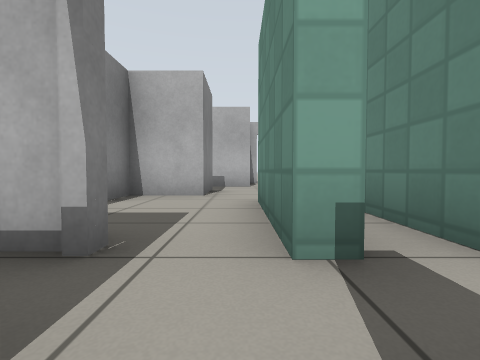
[1] (above)

15 first-person views from a walk through a Gazebo world. The camera is 0.5 m above the floor, tilts 2° down and sees 85° across. The floor is counted in squares, 1 m on a side. Each view is taken from the middle of a square. On the plan, view 1 faces up. The plan holds only what a view shows up to about 9 squares ahead; the rest is blank. Gazebo's built-in surfaces are drawn with simple patterns.

[2]
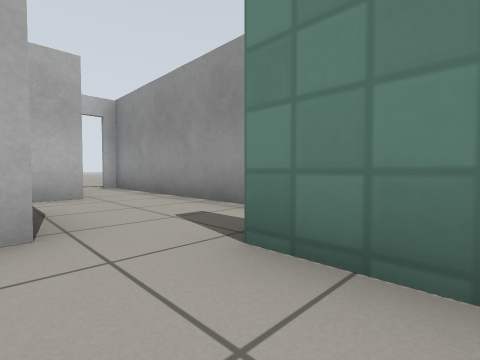

[3]
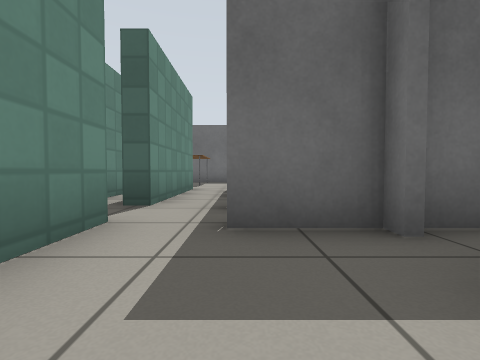

[4]
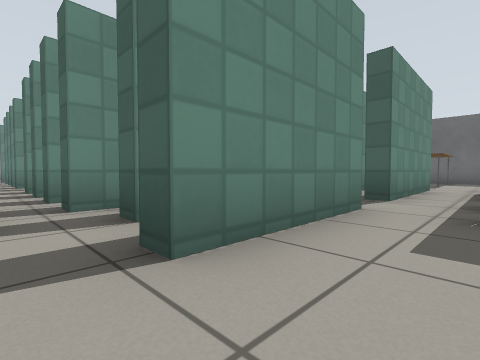

[5]
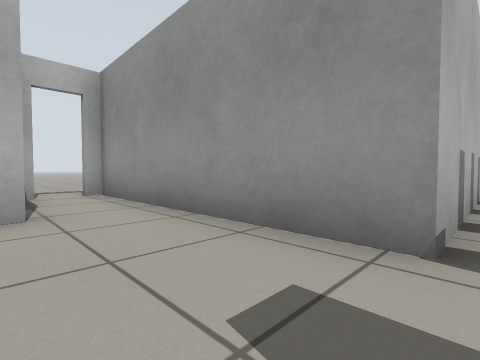

[6]
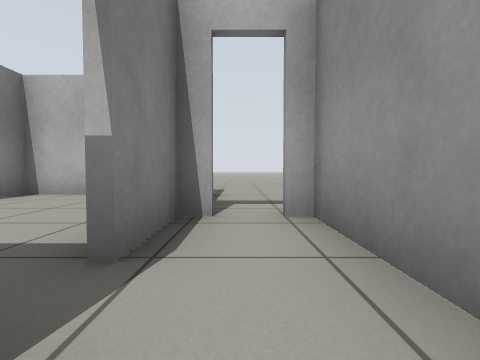

[7]
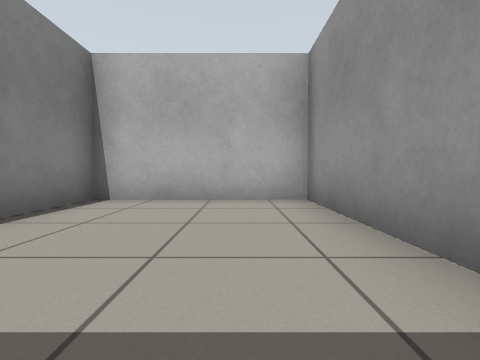

[8]
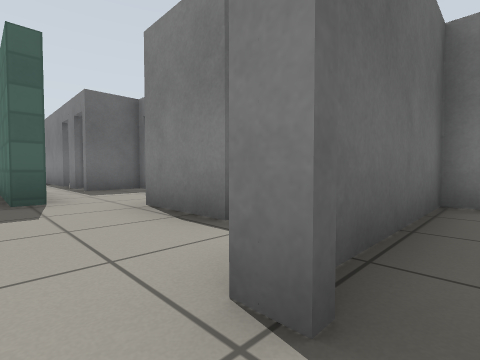

[9]
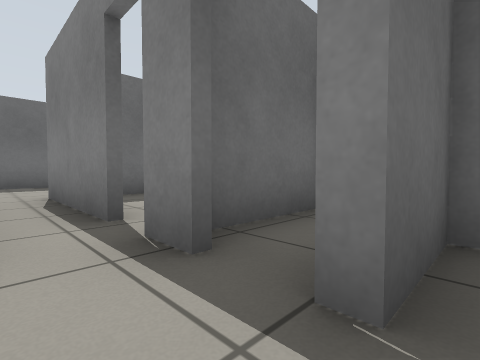

[10]
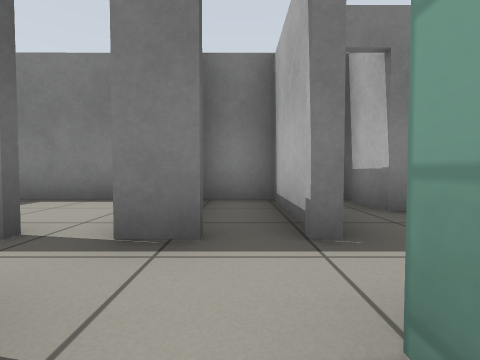

[11]
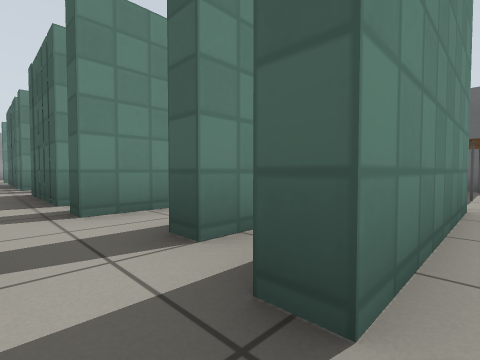

[12]
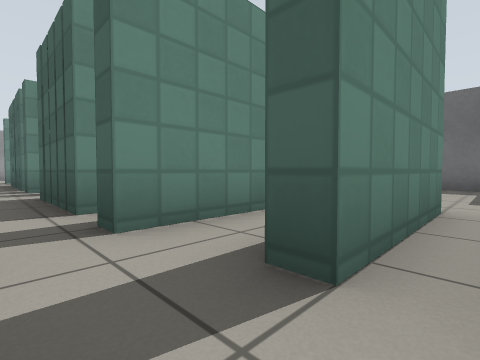

[13]
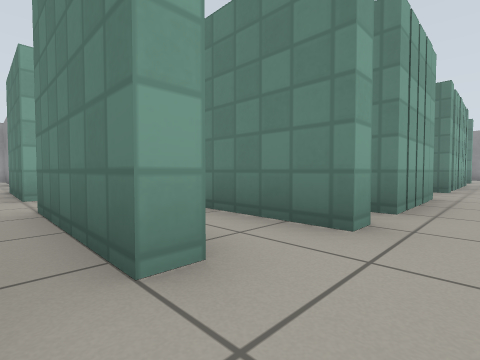

[14]
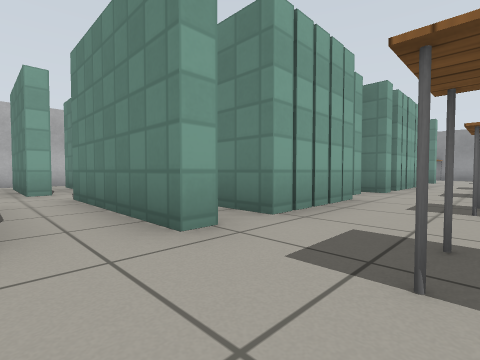

[15]
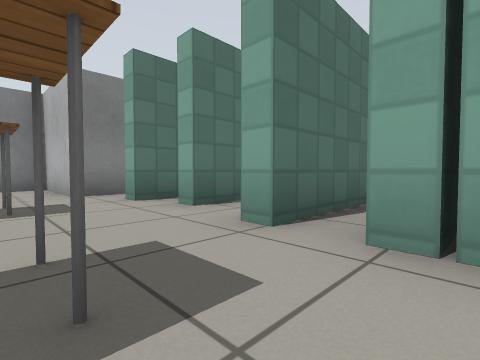

### Floor plan
Ten units are one square. View 1 is at (0, 0); x grows to the right and y downward. Boxes are objects, and circles mark ways between rooms. Rooms are numbered by the first view taken in them; rooms with no view inside come last. Other rooms are left out.
<svg viewBox="-41 -140 176 220">
<path fill="none" stroke="#000" d="M-9 6 -9 37M-9 -8 -9 0M3 32 3 -2M15 28 15 1M8 -14 3 -14M-6 -53 -22 -53 -22 -44M-9 -71 -9 -53M18 -53 18 -108 14 -108M4 -83 -9 -83M3 -14 3 -43 7 -43M-22 -17 -9 -17M15 -14 15 -39M7 -108 3 -108 3 -94M3 -102 3 -135 -35 -135 -35 -117M-35 -88 -35 -84 -3 -84M32 -2 36 -2M36 8 36 32M31 -14 26 -14M15 1 20 1M44 32 44 21M3 -2 8 -2M89 32 84 32M79 28 74 28M68 32 44 32M126 32 92 32M36 32 32 32M19 28 15 28M7 32 3 32M14 75 21 75M-9 37 -35 37 -35 47M-15 75 -4 75M-35 12 -35 29M-26 36 -21 36M-31 -2 -11 -2M-21 -28 -35 -28 -35 -3M-9 -14 -36 -14"/>
<rect x="-5" y="45" width="20" height="30" fill="#bbb"><title>wooden box</title></rect>
<rect x="25" y="45" width="20" height="10" fill="#bbb"><title>wooden box</title></rect>
<rect x="55" y="45" width="10" height="10" fill="#bbb"><title>other object</title></rect>
<circle cx="0" cy="-20" r="3" fill="#2a7"/>
<circle cx="10" cy="-10" r="3" fill="#2a7"/>
<circle cx="0" cy="40" r="3" fill="#2a7"/>
<circle cx="-10" cy="0" r="3" fill="#2a7"/>
<circle cx="0" cy="-90" r="3" fill="#2a7"/>
<circle cx="-20" cy="-30" r="3" fill="#2a7"/>
<circle cx="40" cy="40" r="3" fill="#2a7"/>
<text x="0" y="10">1</text>
<text x="0" y="-60">2</text>
<text x="-20" y="-110">3</text>
<text x="40" y="0">4</text>
<text x="90" y="40">5</text>
<text x="-30" y="20">6</text>
<text x="-30" y="-10">7</text>
</svg>
Room 1 opens to room 2. Room 1 opens to room 4. Room 1 opens to room 5. Room 1 opens to room 7. Room 2 opens to room 3. Room 2 opens to room 7. Room 4 opens to room 5.

Where each view was taken, in squares from view 1:
view 1: 0 up, 0 right, facing up
view 2: 3 up, 1 left, facing up-right
view 3: 4 up, 1 left, facing down
view 4: 5 up, 1 left, facing down-right
view 5: 5 up, 0 right, facing up-right
view 6: 8 up, 1 right, facing up
view 7: 9 up, 1 left, facing up
view 8: 9 up, 1 right, facing down-left
view 9: 2 up, 0 right, facing down-left
view 10: 1 up, 1 right, facing left
view 11: 1 up, 0 right, facing down-right
view 12: 1 up, 1 right, facing down-right
view 13: 4 down, 1 right, facing up-right
view 14: 5 down, 2 right, facing up-right
view 15: 5 down, 5 right, facing up-left
